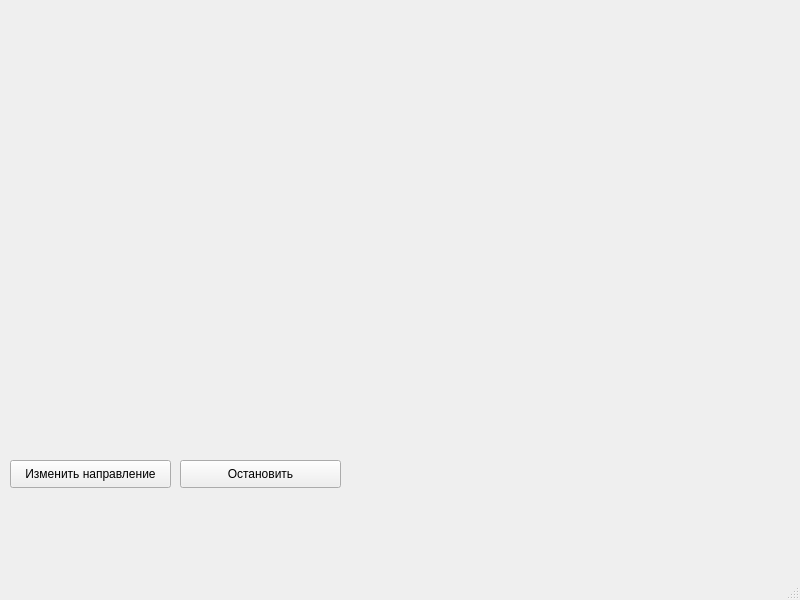
<?xml version="1.0" encoding="UTF-8"?>
<ui version="4.0">
 <class>rectangle</class>
 <widget class="QMainWindow" name="rectangle">
  <property name="geometry">
   <rect>
    <x>0</x>
    <y>0</y>
    <width>800</width>
    <height>600</height>
   </rect>
  </property>
  <property name="windowTitle">
   <string>rectangle</string>
  </property>
  <widget class="QWidget" name="centralwidget">
   <widget class="QPushButton" name="pushButton">
    <property name="geometry">
     <rect>
      <x>10</x>
      <y>460</y>
      <width>161</width>
      <height>28</height>
     </rect>
    </property>
    <property name="text">
     <string>Изменить направление</string>
    </property>
   </widget>
   <widget class="QPushButton" name="pushButton_2">
    <property name="geometry">
     <rect>
      <x>180</x>
      <y>460</y>
      <width>161</width>
      <height>28</height>
     </rect>
    </property>
    <property name="text">
     <string>Остановить</string>
    </property>
   </widget>
  </widget>
  <widget class="QMenuBar" name="menubar">
   <property name="geometry">
    <rect>
     <x>0</x>
     <y>0</y>
     <width>800</width>
     <height>26</height>
    </rect>
   </property>
  </widget>
  <widget class="QStatusBar" name="statusbar"/>
 </widget>
 <resources/>
 <connections/>
</ui>
